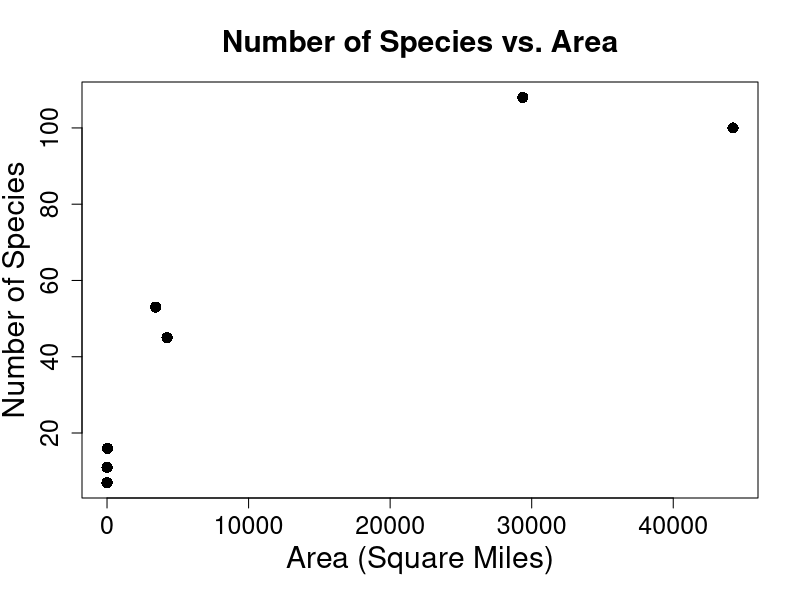
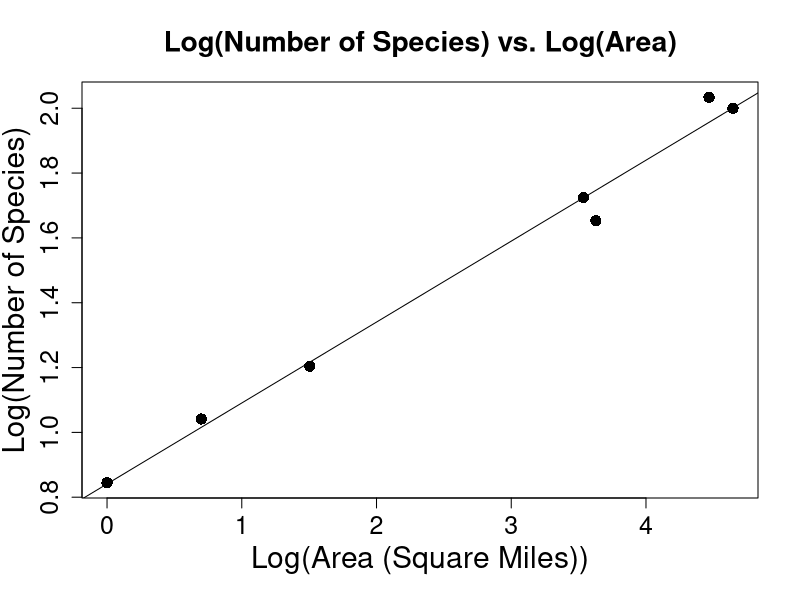
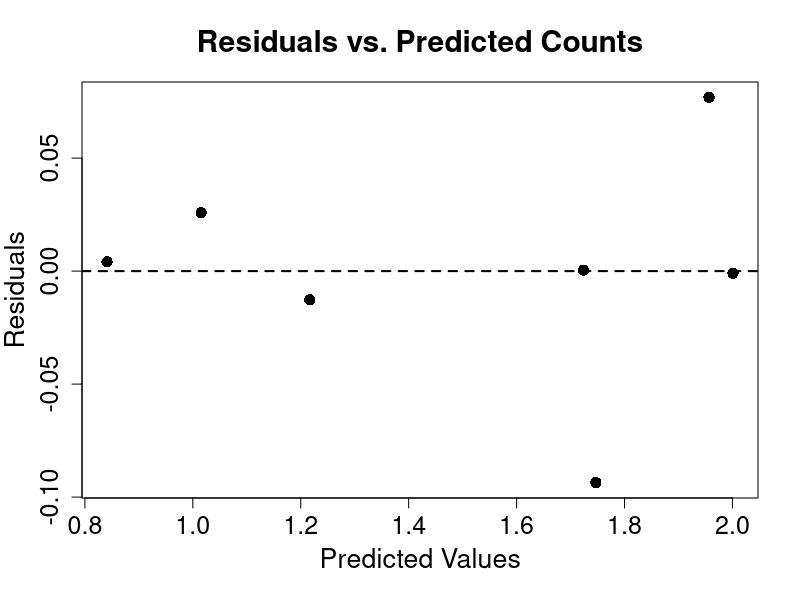
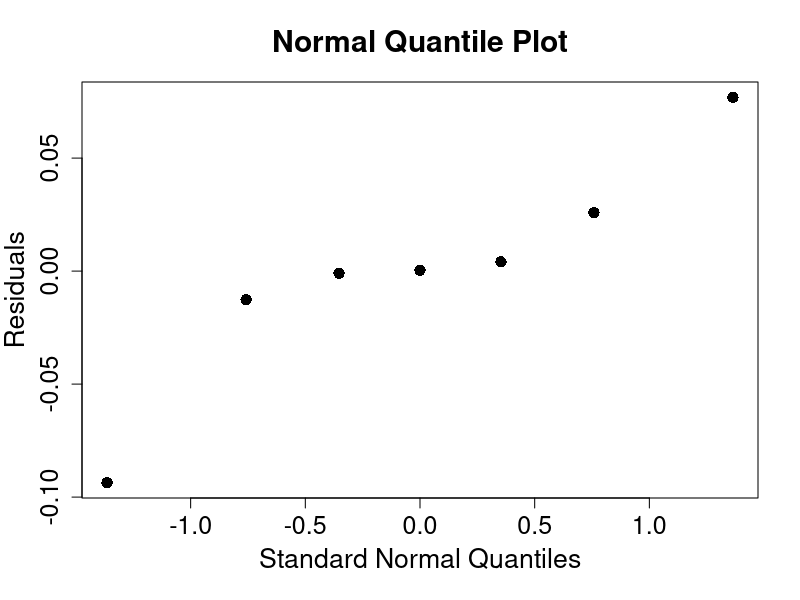

These figures' R source, in order:

# Plots the E.O. Wilson species/area data
# =======================================
species <- c(100,108,45,53,16,11,7)      # Numbers of species values 
area <- c(44218,29371,4244,3435,32,5,1)  # Island areas
plot(area,species,pch=16,cex.axis=1.5,   # Scatterplot of species vs. area
  xlab="Area (Square Miles)",cex=1.5,    #   with axis labels and a title
  ylab="Number of Species",cex.lab=1.8,
  main="Number of Species vs. Area",
  mgp=c(2.7,1,0),cex.main=1.8)

lspec <- log10(species)                  # Log base 10 of species values
larea <- log10(area)                     # Log base 10 of island areas
plot(larea,lspec,pch=16,cex.axis=1.5,    # Scatterplot of log species vs.
  xlab="Log(Area (Square Miles))",cex=   #   log area with axis labels
  1.5,ylab="Log(Number of Species)",
  cex.lab=1.8,cex.main=1.7,mgp=c(2.7,1,0),
  main="Log(Number of Species) vs. Log(Area)")
reg <- lm(lspec~larea)                   # Regresses log species on log area
summary(reg)                             # Regression summary
abline(reg$coef)                         # Overlays the regression line

plot(reg$fitted,reg$resid,ylab="Residuals", 	# Residual plot
  xlab="Predicted Values",cex.lab=1.6,cex=1.5,
  pch=16,main="Residuals vs. Predicted Counts",
  cex.main=1.8,cex.axis=1.5,mgp=c(2.7,1,0))
abline(h=0,lty=2,lwd=2)                       	# Plots the y=0 line

qqnorm(reg$resid,pch=16,ylab="Residuals",	# Normal quantile plot of model
  xlab="Standard Normal Quantiles",       #   residuals
  cex.lab=1.6,cex.axis=1.5,cex.main=1.8,
  main="Normal Quantile Plot",cex=1.5,mgp=c(2.7,1,0))

